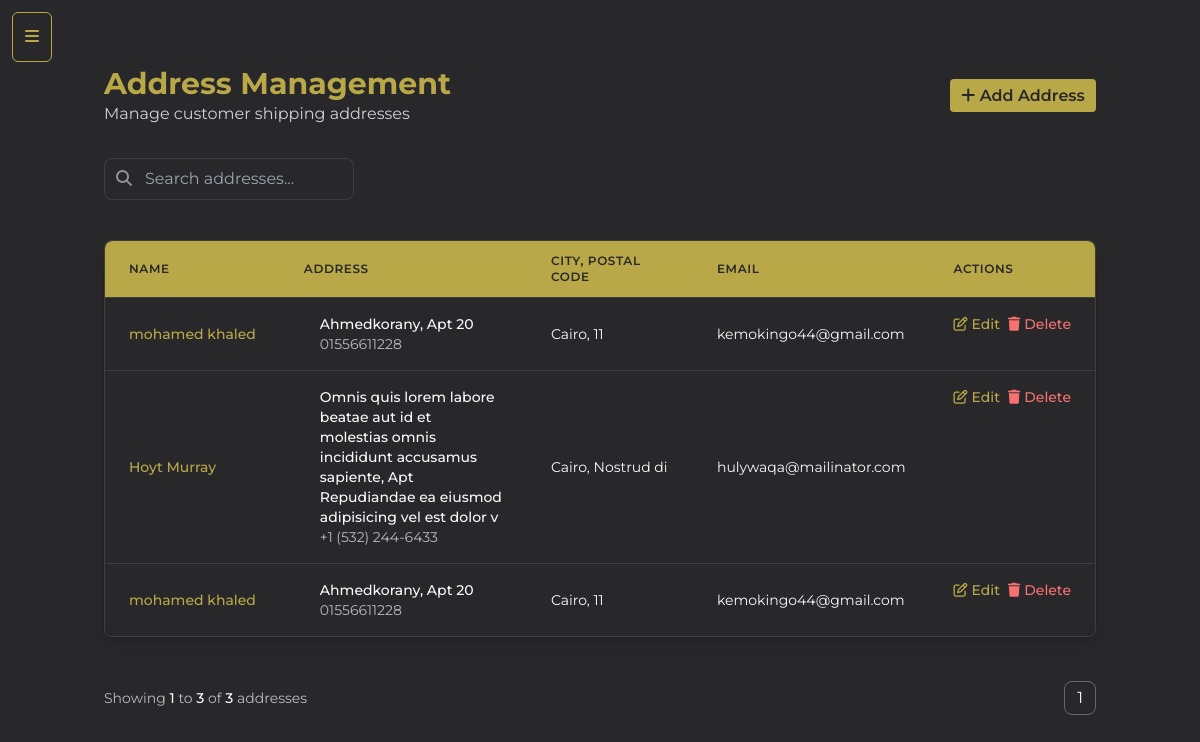
Page /useradmin/addresses/ on the earlier database version.
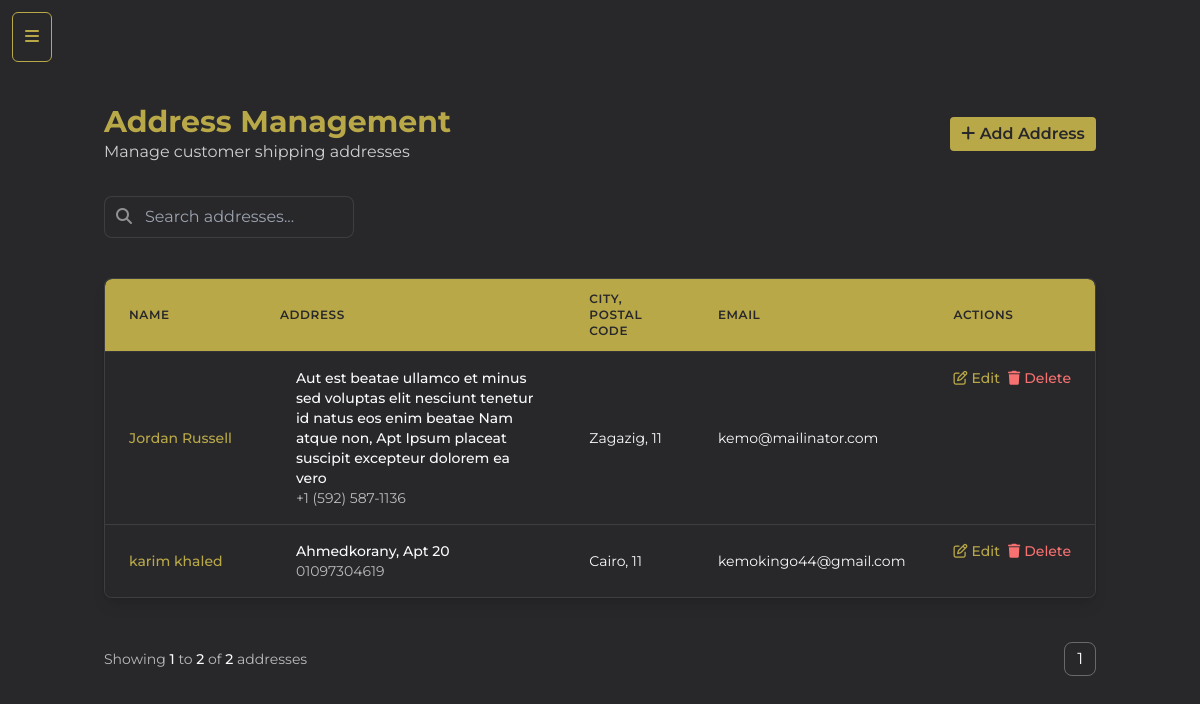
Same page on the later database version.
### core/models.py (models this page shows, shortened)
class Address(models.Model):
    user=models.ForeignKey(User, on_delete=models.CASCADE, null=True, blank=True) #to show user who created the address
    first_name=models.CharField(max_length=100, blank=True, null=True)
    last_name=models.CharField(max_length=100, blank=True, null=True)
    email = models.EmailField(blank=True, null=True)  # Email field for the address
    phone=models.CharField(max_length=20, blank=True, null=True)
    street_address = models.CharField(max_length=255, blank=True, null=True)
    apartment = models.CharField(max_length=50, blank=True, null=True)
    status=models.BooleanField(default=False) #to show if the address is default or not
    postal_code = models.CharField(max_length=10, blank=True, null=True)
    city = models.CharField(max_length=100, choices=CITIES, default='Cairo', blank=True, null=True)  # Default city is Cairo
    created_at = models.DateTimeField(auto_now_add=True)
    class Meta:
        verbose_name_plural='addresses'

### useradmin/views.py (the view)
# urls.py: path('addresses/', views.admin_addresses_view, name='addresses'),
def admin_addresses_view(request):
    all_addresses = Address.objects.all()
    if 'q' in request.GET:
        query = request.GET.get('q')
        search_mode = bool(query)
        addresses = all_addresses.filter(first_name__icontains=query)
    else:
        search_mode = False
        addresses = all_addresses.order_by('-created_at')
    page_obj, query_string = paginate_products(request, addresses, per_page=8)
    context = {
        'addresses': page_obj.object_list,
        'search_mode': search_mode,
        'page_obj': page_obj,
        'query_string': query_string,
    }
    return render(request, 'useradmin/addresses.html', context)

### core/context_processors.py (called while the page is built)
def price_range_context(request):
    min_max_price = Product.objects.aggregate(Min('price'), Max('price'))
    return {
        'min_max_price': min_max_price,
      }

def cart_data(request):
    cart_data = request.session.get('cart_data_obj', {})
    return {'cart_data': cart_data}

### core/services.py (called while the page is built)
def paginate_products(request, products, per_page=6):
    query_dict = request.GET.copy()
    query_dict.pop("page", None)
    query_string = query_dict.urlencode()
    paginator = Paginator(products, per_page)
    page_number = request.GET.get("page")
    page_obj = paginator.get_page(page_number)
    return page_obj, query_string

### templates/useradmin/addresses.html (shortened to what the changed rows need)
{% extends "useradmin/base-sidebar.html" %}
{% load static %}
{% block content %}
<div class="container mx-auto px-4 py-6">
    <div class="flex justify-between items-center mb-8">
        <div>
            <h1 class="text-3xl font-bold text-gold">Address Management</h1>
        </div>
    </div>
    <div class="bg-dark rounded-lg shadow-lg overflow-hidden border border-white/10">
            <div class="overflow-x-auto">
                <table class="min-w-full divide-y divide-white/10">
                    <thead class="bg-gold backdrop-blur border-b border-white/10">
                        <tr class="text-dark text-xs">
                              <th class="px-4 py-3 md:px-6 md:py-3 text-left font-semibold uppercase tracking-wider">Name</th>
                              <th class="px-4 py-3 md:px-6 md:py-3 text-left font-semibold uppercase tracking-wider">Address</th>
                              <th class="px-4 py-3 md:px-6 md:py-3 text-left font-semibold uppercase tracking-wider">City, Postal Code</th>
                              <th class="px-4 py-3 md:px-6 md:py-3 text-left font-semibold uppercase tracking-wider">Email</th>
                              <th class="px-4 py-3 md:px-6 md:py-3 text-left font-semibold uppercase tracking-wider">Actions</th>
                        </tr>
                    </thead>
                    <tbody class="bg-dark divide-y divide-white/10">
                        {% for address in addresses %}
                        <tr id="product-container"
                         class="products hover:bg-white/5 transition-colors duration-150">
                            <td class="px-4 py-4 md:px-6 md:py-4 whitespace-nowrap text-sm font-medium text-gold">{{ address.first_name }} {{ address.last_name }}</td>
                            <td class="px-4 py-4 md:px-6 md:py-4">
                                <div class="flex items-center">
                                    <div class="ml-3 md:ml-4">
                                        <div class="text-sm font-medium text-light">{{ address.street_address }}{% if address.apartment %}, Apt {{ address.apartment }}{% endif %}</div>
                                        <div class="text-sm text-light/70">{{ address.phone }}</div>
                                    </div>
                                </div>
                            </td>
                            <td class="px-4 py-4 md:px-6 md:py-4 whitespace-nowrap text-sm text-light">{{ address.city }}, {{ address.postal_code }}</td>
                            <td class="px-4 py-4 md:px-6 md:py-4 whitespace-nowrap text-sm text-light">{{ address.email }}</td>
                            <td class="px-4 py-4 md:px-6 md:py-4 whitespace-nowrap text-sm font-medium flex items-center gap-2">
                                <a href="{% url 'useradmin:edit-address' address.id %}" class="text-gold hover:text-gold/80 hover:underline flex items-center gap-1">
                                    <i class="fa-regular fa-pen-to-square"></i> Edit
                                </a>
                                <a href="{% url 'useradmin:delete-address' address.id %}" class="text-red-400 hover:text-red-300 hover:underline flex items-center gap-1">
                                    <i class="fa-solid fa-trash"></i> Delete
                                </a>
                            </td>
                        </tr>
                        {% endfor %}
                    </tbody>
                </table>
            </div>
        </div>
        <div class="flex flex-col sm:flex-row items-center justify-between gap-4 mt-6">
            <div class="text-sm text-light/70">
                  Showing
                  <span class="font-medium text-light">
                      {{ page_obj.start_index }}
                  </span>
                  to
                  <span class="font-medium text-light">
                      {{ page_obj.end_index }}
                  </span>
                  of
                  <span class="font-medium text-light">
                      {{ page_obj.paginator.count }}
                  </span> addresses
              </div>
            {% include 'partials/pagination.html' %}
        </div>
</div>
{% endblock %}

Differences in the rows shown:
removed Address: first_name "Hoyt", last_name "Murray", street_address "Omnis quis lorem labore beatae aut id et molestias omnis incididunt accusamus sapiente", apartment "Repudiandae ea eiusmod adipisicing vel est dolor v", phone "+1 (532) 244-6433", city "Cairo", postal_code "Nostrud di", email "hulywaqa@mailinator.com"
removed Address: first_name "mohamed", last_name "khaled", street_address "Ahmedkorany", apartment "20", phone "01556611228", city "Cairo", postal_code "11", email "kemokingo44@gmail.com"
added Address: first_name "Jordan", last_name "Russell", street_address "Aut est beatae ullamco et minus sed voluptas elit nesciunt tenetur id natus eos enim beatae Nam atque non", apartment "Ipsum placeat suscipit excepteur dolorem ea vero", phone "+1 (592) 587-1136", city "Zagazig", postal_code "11", email "kemo@mailinator.com"
changed Address "khaled": first_name "mohamed" → "karim"; phone "01556611228" → "01097304619"
Other differences:
{{ page_obj.end_index }}: "3" → "2"
{{ page_obj.paginator.count }}: "3" → "2"
